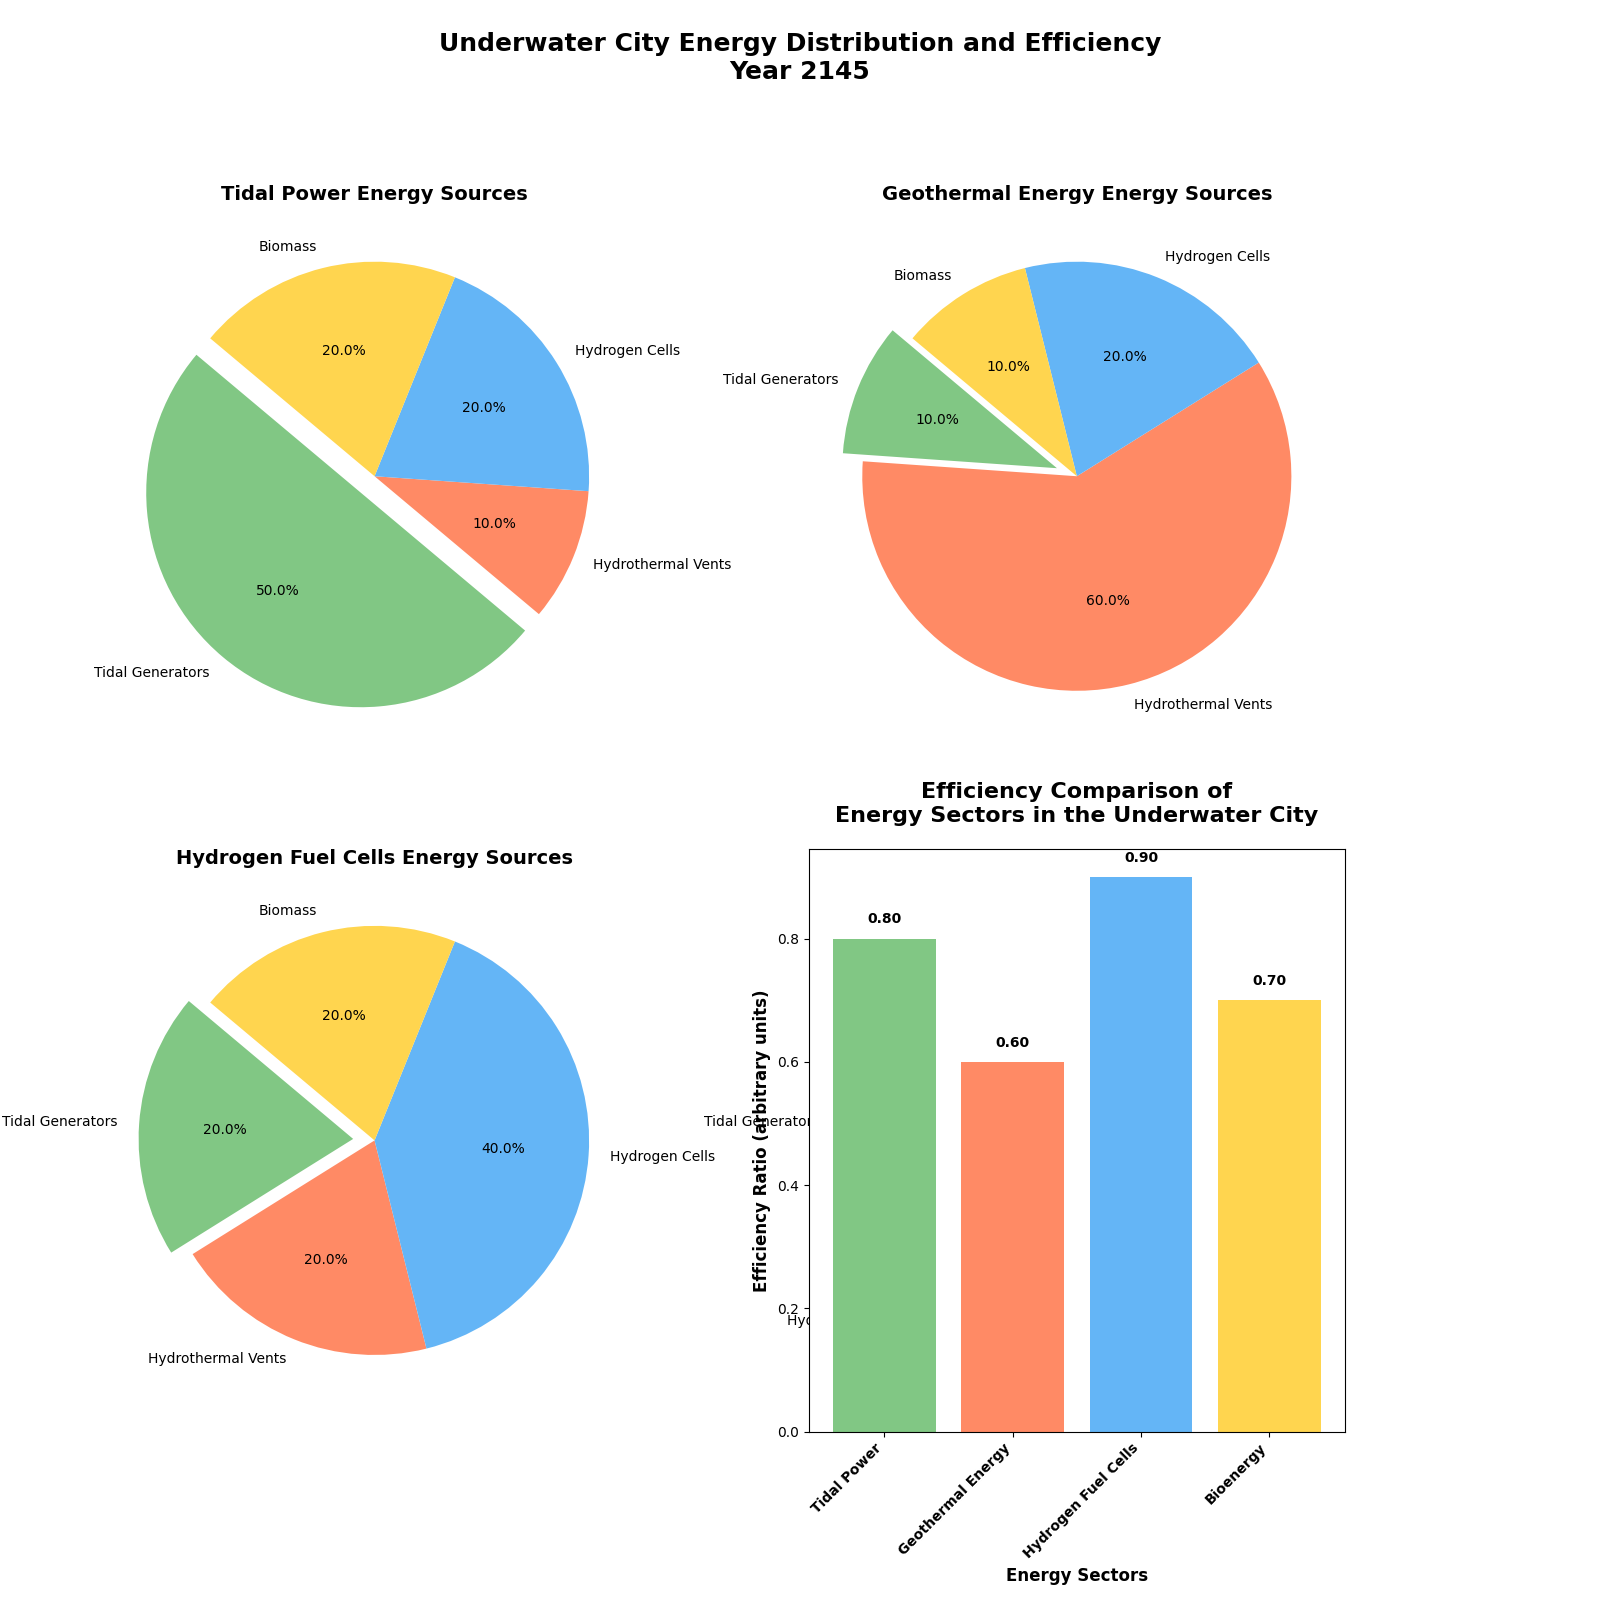

Here is the Python script that generated this plot:
import matplotlib.pyplot as plt
import numpy as np

sectors = ['Tidal Power', 'Geothermal Energy', 'Hydrogen Fuel Cells', 'Bioenergy']
power_sources = ['Tidal Generators', 'Hydrothermal Vents', 'Hydrogen Cells', 'Biomass']

energy_data = [
    [50, 10, 20, 20],  
    [10, 60, 20, 10],  
    [20, 20, 40, 20],  
    [20, 10, 20, 50]   
]

efficiency_ratios = [0.8, 0.6, 0.9, 0.7]

colors = ['#81C784', '#FF8A65', '#64B5F6', '#FFD54F']

fig, ax = plt.subplots(2, 2, figsize=(16,16))
plt.subplots_adjust(top=0.85)
fig.suptitle("Underwater City Energy Distribution and Efficiency\nYear 2145", fontsize=18, fontweight='bold', y=0.98)

explode = (0.1, 0, 0, 0)

for i, sector in enumerate(sectors):
    wedges, texts, autotexts = ax.flatten()[i].pie(
        energy_data[i],
        labels=power_sources,
        autopct='%1.1f%%',
        startangle=140,
        colors=colors,
        explode=explode,
        textprops=dict(color="black")
    )
    for text in texts:
        text.set_fontsize(10)
    for autotext in autotexts:
        autotext.set_fontsize(10)
    ax.flatten()[i].set_title(f"{sector} Energy Sources", fontsize=14, fontweight='bold')

ax_eff = fig.add_subplot(224)
bars = ax_eff.bar(sectors, efficiency_ratios, color=colors)

ax_eff.set_ylabel('Efficiency Ratio (arbitrary units)', fontsize=12, fontweight='bold')
ax_eff.set_xlabel('Energy Sectors', fontsize=12, fontweight='bold')
ax_eff.set_title('Efficiency Comparison of\nEnergy Sectors in the Underwater City', fontsize=16, fontweight='bold', pad=20)

for bar, efficiency in zip(bars, efficiency_ratios):
    ax_eff.text(bar.get_x() + bar.get_width() / 2, bar.get_height() + 0.02, f'{efficiency:.2f}', ha='center', va='bottom', fontsize=10, fontweight='bold')

ax_eff.set_xticklabels(sectors, rotation=45, ha='right', fontsize=10, fontweight='bold')

plt.tight_layout(rect=[0, 0, 0.85, 0.95])
plt.show()
